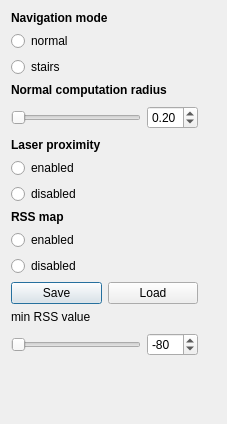
<?xml version="1.0" encoding="UTF-8"?>
<ui version="4.0">
 <class>NavigationDialog</class>
 <widget class="QDialog" name="NavigationDialog">
  <property name="geometry">
   <rect>
    <x>0</x>
    <y>0</y>
    <width>227</width>
    <height>424</height>
   </rect>
  </property>
  <property name="windowTitle">
   <string>Navigation Dialog</string>
  </property>
  <layout class="QGridLayout" name="gridLayout">
   <item row="0" column="0">
    <layout class="QVBoxLayout" name="verticalLayout">
     <item>
      <widget class="QLabel" name="label">
       <property name="font">
        <font>
         <weight>75</weight>
         <bold>true</bold>
        </font>
       </property>
       <property name="text">
        <string>Navigation mode</string>
       </property>
      </widget>
     </item>
     <item>
      <widget class="QRadioButton" name="normalRadioButton">
       <property name="text">
        <string>normal</string>
       </property>
      </widget>
     </item>
     <item>
      <widget class="QRadioButton" name="stairsRadioButton">
       <property name="text">
        <string>stairs</string>
       </property>
      </widget>
     </item>
    </layout>
   </item>
   <item row="1" column="0">
    <layout class="QVBoxLayout" name="verticalLayout_2">
     <item>
      <widget class="QLabel" name="normalRadiuslabel">
       <property name="font">
        <font>
         <weight>75</weight>
         <bold>true</bold>
        </font>
       </property>
       <property name="text">
        <string>Normal computation radius</string>
       </property>
      </widget>
     </item>
     <item>
      <layout class="QHBoxLayout" name="horizontalLayout">
       <item>
        <widget class="QSlider" name="radiusSlider">
         <property name="sizePolicy">
          <sizepolicy hsizetype="Fixed" vsizetype="Fixed">
           <horstretch>0</horstretch>
           <verstretch>0</verstretch>
          </sizepolicy>
         </property>
         <property name="minimumSize">
          <size>
           <width>130</width>
           <height>29</height>
          </size>
         </property>
         <property name="maximumSize">
          <size>
           <width>130</width>
           <height>29</height>
          </size>
         </property>
         <property name="minimum">
          <number>0</number>
         </property>
         <property name="maximum">
          <number>100</number>
         </property>
         <property name="orientation">
          <enum>Qt::Horizontal</enum>
         </property>
        </widget>
       </item>
       <item>
        <widget class="QDoubleSpinBox" name="radiusDoubleSpinBox">
         <property name="decimals">
          <number>2</number>
         </property>
         <property name="minimum">
          <double>0.100000000000000</double>
         </property>
         <property name="maximum">
          <double>1.000000000000000</double>
         </property>
         <property name="singleStep">
          <double>0.050000000000000</double>
         </property>
         <property name="value">
          <double>0.200000000000000</double>
         </property>
        </widget>
       </item>
      </layout>
     </item>
    </layout>
   </item>
   <item row="2" column="0">
    <layout class="QVBoxLayout" name="verticalLayout_3">
     <item>
      <widget class="QLabel" name="label_2">
       <property name="font">
        <font>
         <weight>75</weight>
         <bold>true</bold>
        </font>
       </property>
       <property name="text">
        <string>Laser proximity</string>
       </property>
      </widget>
     </item>
     <item>
      <widget class="QRadioButton" name="lpEnableRadioButton">
       <property name="text">
        <string>enabled</string>
       </property>
      </widget>
     </item>
     <item>
      <widget class="QRadioButton" name="lpDisableRadioButton">
       <property name="text">
        <string>disabled</string>
       </property>
      </widget>
     </item>
    </layout>
   </item>
   <item row="3" column="0">
    <layout class="QVBoxLayout" name="verticalLayout_5">
     <item>
      <widget class="QLabel" name="label_3">
       <property name="font">
        <font>
         <weight>75</weight>
         <bold>true</bold>
        </font>
       </property>
       <property name="text">
        <string>RSS map</string>
       </property>
      </widget>
     </item>
     <item>
      <widget class="QRadioButton" name="rssEnableRadioButton">
       <property name="text">
        <string>enabled</string>
       </property>
      </widget>
     </item>
     <item>
      <widget class="QRadioButton" name="rssDisableRadioButton">
       <property name="text">
        <string>disabled</string>
       </property>
      </widget>
     </item>
     <item>
      <layout class="QHBoxLayout" name="horizontalLayout_2">
       <item>
        <widget class="QPushButton" name="rssSavePushButton">
         <property name="text">
          <string>Save</string>
         </property>
        </widget>
       </item>
       <item>
        <widget class="QPushButton" name="rssLoadPushButton">
         <property name="text">
          <string>Load</string>
         </property>
        </widget>
       </item>
      </layout>
     </item>
     <item>
      <layout class="QVBoxLayout" name="verticalLayout_4">
       <item>
        <widget class="QLabel" name="normalRadiuslabel_2">
         <property name="font">
          <font>
           <weight>50</weight>
           <bold>false</bold>
          </font>
         </property>
         <property name="text">
          <string>min RSS value</string>
         </property>
        </widget>
       </item>
       <item>
        <layout class="QHBoxLayout" name="horizontalLayout_3">
         <item>
          <widget class="QSlider" name="minRssValueSlider">
           <property name="sizePolicy">
            <sizepolicy hsizetype="Fixed" vsizetype="Fixed">
             <horstretch>0</horstretch>
             <verstretch>0</verstretch>
            </sizepolicy>
           </property>
           <property name="minimumSize">
            <size>
             <width>130</width>
             <height>29</height>
            </size>
           </property>
           <property name="maximumSize">
            <size>
             <width>130</width>
             <height>29</height>
            </size>
           </property>
           <property name="minimum">
            <number>0</number>
           </property>
           <property name="maximum">
            <number>100</number>
           </property>
           <property name="orientation">
            <enum>Qt::Horizontal</enum>
           </property>
          </widget>
         </item>
         <item>
          <widget class="QDoubleSpinBox" name="minRssValueDoubleSpinBox">
           <property name="decimals">
            <number>0</number>
           </property>
           <property name="minimum">
            <double>-100.000000000000000</double>
           </property>
           <property name="maximum">
            <double>0.000000000000000</double>
           </property>
           <property name="singleStep">
            <double>1.000000000000000</double>
           </property>
           <property name="value">
            <double>-80.000000000000000</double>
           </property>
          </widget>
         </item>
        </layout>
       </item>
      </layout>
     </item>
    </layout>
   </item>
   <item row="4" column="0" colspan="2">
    <spacer name="verticalSpacer">
     <property name="orientation">
      <enum>Qt::Vertical</enum>
     </property>
     <property name="sizeHint" stdset="0">
      <size>
       <width>197</width>
       <height>1</height>
      </size>
     </property>
    </spacer>
   </item>
  </layout>
 </widget>
 <resources/>
 <connections/>
</ui>
